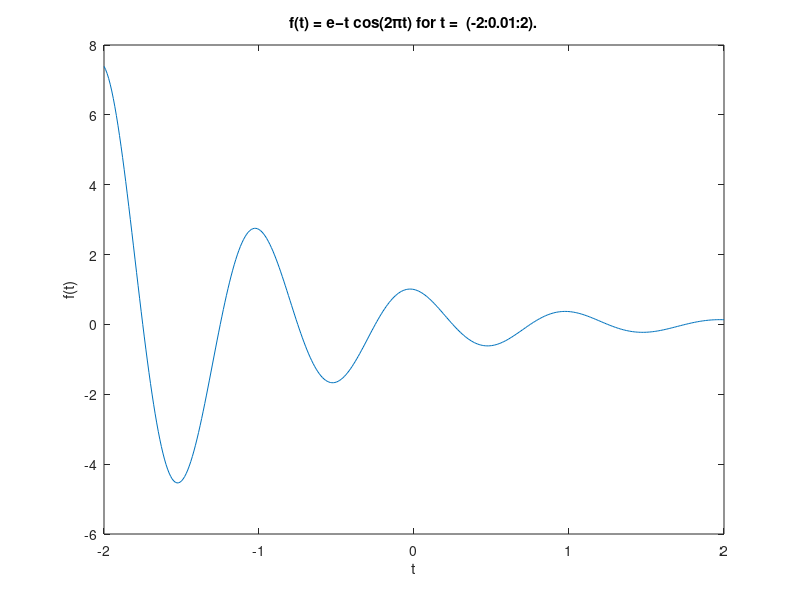

Write the MATLAB code that produced this figure. (Note: this script raises an error after producing the figure.)
%% Práctica 3: Señales en tiempo continuo
%
%
%% Materia: Análisis de señales y sistemas
% Grupo: 2MV3
%
%% Integrantes 
% Arias Lozano Benjamín Axel
%
% Decena Luna Emiliano Abdala
%
% Morales Rodríguez Francisco Jesús
%
% Soriano López Arón 
%
% Téllez Camacho Ian Joseph
%% 1. Reproducir la sección 1.11 del libro de Lathi (versión de clase).
%
%
%%
f = @(t) exp(-t).*cos(2*pi*t);
t = 0; 
f(t);
f(0);
t = (-2:2);
f(t);
plot(t,f(t));
xlabel('t');
ylabel('f(t)');
title("f(t) = e−t cos(2πt) for t = (-2:2).");
grid;
t = (-2:0.01:2);
f(t);
plot(t,f(t));
xlabel('t');
ylabel('f(t)');
title("f(t) = e−t cos(2πt) for t =  (-2:0.01:2).");
%% 2. Resuelve el problema 1.2-2 usando las herramientas del paso anterior.
% 
%
%%
syms t
x = piecewise(t<-4,0,-4<=t & t<0,-t,t>=0 & t<2, t,t>=2,0);
fplot(t,x)
xlabel('t');
ylabel('x( t )');
title('Figura P1.2-2');
grid on;

fplot(t+4,x)
xlabel('t');
ylabel('x( t - 4 )');
title('Insiso a)');
grid on;

fplot(t*1.5,x)
xlabel('t');
ylabel('x( t/1.5 )');
title('Insiso b)');
grid on;

fplot(t*-1,x)
xlabel('t');
ylabel('x( -t )');
title('Insiso c)');
grid on;

fplot((t/2)+4,x)
xlabel('t');
ylabel('x( 2t-4 )');
title('Insiso d)');
grid on;

fplot(2-t,x)
xlabel('t');
ylabel('x( 2-t )');
title('Insiso d)');
grid on;

%% 3. Resuelve el problema 1.11-1, los ejes deben mostrarse en el origen además de la edición de tu preferencia.
% 
%
%% 
% Definición de la función x(t)
x = @(t) 2.^(-t) .* cos(2*pi*t);

% Definición del intervalo de tiempo
t_min = 2*pi;
t_max = 4*pi;

% Cálculo de la parte impar de la función
x_odd = @(t) x(t) - x(-t);

% Generación de puntos para la gráfica
t = linspace(t_min, t_max, 1000);

% Gráfica de la parte impar de la función
figure;
plot(t, x_odd(t), 'b', 'LineWidth', 2);
grid on;
ylabel('x_o(t)');
title('Parte impar de la función x(t)');
xlabel('t');

% Agregar leyenda
legend('x_o(t) = 2^{-t}cos(2\pi t)u(t-\pi)', 'Location', 'best');

% Forzar que los ejes se crucen en el origen
axis([t_min, t_max, -1, 1]);

% Mostrar la gráfica
hold off;
%% 4. Construye la grafica de
%
%
%% 
sympref('HeavisideAtOrigin',1);
t = -10:0.01:10;
u= -100:0.1:100;
x = @(t) exp(t).*(1 + 1j*2*pi).*heaviside(-u);
y = @(t) real(2*x((-5-t)/2));
a = [0.5, 1, 2];
figure;
for i = 1:length(a)
    a1 = a(i);
    plot(real(x(t)), imag(x(a1*t)),'DisplayName', ['a = ', num2str(a1)])
    hold on;
end
xlabel('Re\{x(t)\}');
ylabel('Im\{x(at)\}');
title('Re\{x(t)\} y Im\{x(at)\}');
legend;
grid on;
%
%% 5. Resuelve el problema 1.11-3, agrega como inciso (e) la gráfica de $x(t)$ para $t\in[-10,10]$
%
%
%%
% Inciso a)
sympref('HeavisideAtOrigin',1);
t = -10:0.01:10;
u= -100:0.1:100;
x = @(t) exp(t).*(1 + 1j*2*pi).*heaviside(-u);
y = @(t) real(2*x((-5-t)/2));
a = [0.5, 1, 2];
figure;
for i = 1:length(a);
    a1 = a(i);
    plot(real(x(t)), imag(x(a1*t)),'DisplayName', ['a = ', num2str(a1)]);
    hold on;
end
xlabel('Re\{x(t)\}');
ylabel('Im\{x(at)\}');
title('Re\{x(t)\} y Im\{x(at)\}');
legend;
grid on;
%% inciso b)
figure;
plot(t, y(t), 'g');
xlabel('t');
ylabel('y(t)');
title('y(t)');
grid on;
discont = find(diff(y(t)) ~= 0);
t0 = t(discont);
disp(['T0 donde y(t) es discontinuo: ', num2str(t0)]);
%% Inciso c)
Ex = trapz(t, abs(x(t)).^2);

Ey = trapz(t, abs(y(t)).^2);

figure
plot(t, real(x(t)), 'b', t, imag(x(t)), 'r')
xlabel('t');
ylabel('x(t)');
title('Gráfica de x(t)');
legend('Parte real', 'Parte imaginaria')
%
%% 6. Construya una app que permita (consultar los ejemplos preconstruidos):
% 
% Gráficar señales en tiempo continuo reales, el usuario ingresa la definición de la señal en el formato especifico
% El usuario puede definir el intervalo de la gráfica
% El usuario puede seleccionar el tipo de transformación (horizontal, vertical o combinación) que desee realizar a la señal, la app deberá mostrar la gráfica de esta transformación.
% Se adjunta una imagen de la app a la práctica, y el archivo de la app.

ext= 'jpg';
im1= imread('app.jpeg');
imshow(im1)


